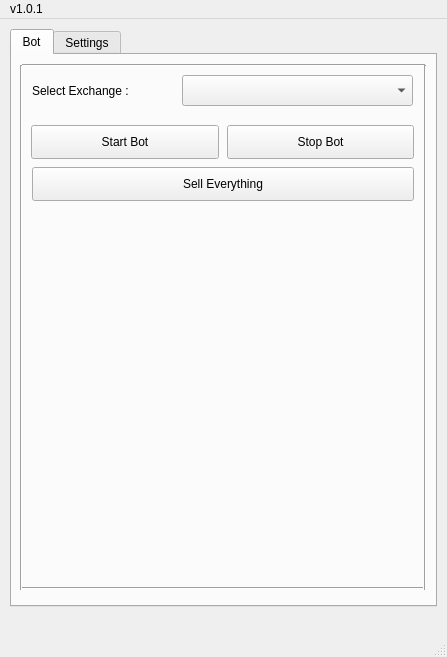
<?xml version="1.0" encoding="UTF-8"?>
<ui version="4.0">
 <class>MainWindow</class>
 <widget class="QMainWindow" name="MainWindow">
  <property name="geometry">
   <rect>
    <x>0</x>
    <y>0</y>
    <width>447</width>
    <height>657</height>
   </rect>
  </property>
  <property name="windowTitle">
   <string>MainWindow</string>
  </property>
  <widget class="QWidget" name="centralwidget">
   <widget class="QTabWidget" name="tabs">
    <property name="geometry">
     <rect>
      <x>10</x>
      <y>10</y>
      <width>427</width>
      <height>578</height>
     </rect>
    </property>
    <property name="currentIndex">
     <number>0</number>
    </property>
    <widget class="QWidget" name="tab_2">
     <attribute name="title">
      <string>Bot</string>
     </attribute>
     <widget class="Line" name="line_3">
      <property name="geometry">
       <rect>
        <x>0</x>
        <y>10</y>
        <width>19</width>
        <height>525</height>
       </rect>
      </property>
      <property name="orientation">
       <enum>Qt::Vertical</enum>
      </property>
     </widget>
     <widget class="Line" name="line_4">
      <property name="geometry">
       <rect>
        <x>10</x>
        <y>525</y>
        <width>401</width>
        <height>17</height>
       </rect>
      </property>
      <property name="orientation">
       <enum>Qt::Horizontal</enum>
      </property>
     </widget>
     <widget class="QPushButton" name="sell_button">
      <property name="geometry">
       <rect>
        <x>20</x>
        <y>112</y>
        <width>382</width>
        <height>34</height>
       </rect>
      </property>
      <property name="text">
       <string>Sell Everything</string>
      </property>
     </widget>
     <widget class="QPushButton" name="stop_button">
      <property name="geometry">
       <rect>
        <x>215</x>
        <y>70</y>
        <width>187</width>
        <height>34</height>
       </rect>
      </property>
      <property name="text">
       <string>Stop Bot</string>
      </property>
     </widget>
     <widget class="QPushButton" name="start_button">
      <property name="geometry">
       <rect>
        <x>19</x>
        <y>70</y>
        <width>188</width>
        <height>34</height>
       </rect>
      </property>
      <property name="text">
       <string>Start Bot</string>
      </property>
     </widget>
     <widget class="Line" name="line_2">
      <property name="geometry">
       <rect>
        <x>10</x>
        <y>0</y>
        <width>403</width>
        <height>21</height>
       </rect>
      </property>
      <property name="orientation">
       <enum>Qt::Horizontal</enum>
      </property>
     </widget>
     <widget class="Line" name="line_6">
      <property name="geometry">
       <rect>
        <x>403</x>
        <y>10</y>
        <width>21</width>
        <height>525</height>
       </rect>
      </property>
      <property name="orientation">
       <enum>Qt::Vertical</enum>
      </property>
     </widget>
     <widget class="QLabel" name="label">
      <property name="geometry">
       <rect>
        <x>20</x>
        <y>20</y>
        <width>141</width>
        <height>31</height>
       </rect>
      </property>
      <property name="layoutDirection">
       <enum>Qt::LeftToRight</enum>
      </property>
      <property name="text">
       <string>Select Exchange : </string>
      </property>
      <property name="alignment">
       <set>Qt::AlignLeading|Qt::AlignLeft|Qt::AlignVCenter</set>
      </property>
     </widget>
     <widget class="QComboBox" name="select_exchange">
      <property name="geometry">
       <rect>
        <x>170</x>
        <y>20</y>
        <width>231</width>
        <height>31</height>
       </rect>
      </property>
     </widget>
     <widget class="QWidget" name="gridLayoutWidget">
      <property name="geometry">
       <rect>
        <x>20</x>
        <y>160</y>
        <width>381</width>
        <height>361</height>
       </rect>
      </property>
      <layout class="QGridLayout" name="bot_log"/>
     </widget>
    </widget>
    <widget class="QWidget" name="tab_3">
     <attribute name="title">
      <string>Settings</string>
     </attribute>
     <widget class="Line" name="line_10">
      <property name="geometry">
       <rect>
        <x>0</x>
        <y>10</y>
        <width>19</width>
        <height>525</height>
       </rect>
      </property>
      <property name="orientation">
       <enum>Qt::Vertical</enum>
      </property>
     </widget>
     <widget class="Line" name="line_12">
      <property name="geometry">
       <rect>
        <x>10</x>
        <y>0</y>
        <width>401</width>
        <height>21</height>
       </rect>
      </property>
      <property name="orientation">
       <enum>Qt::Horizontal</enum>
      </property>
     </widget>
     <widget class="Line" name="line_15">
      <property name="geometry">
       <rect>
        <x>10</x>
        <y>525</y>
        <width>401</width>
        <height>21</height>
       </rect>
      </property>
      <property name="orientation">
       <enum>Qt::Horizontal</enum>
      </property>
     </widget>
     <widget class="QLabel" name="label_3">
      <property name="geometry">
       <rect>
        <x>20</x>
        <y>20</y>
        <width>380</width>
        <height>21</height>
       </rect>
      </property>
      <property name="text">
       <string>Exchange Settings</string>
      </property>
     </widget>
     <widget class="QLabel" name="label_20">
      <property name="geometry">
       <rect>
        <x>20</x>
        <y>240</y>
        <width>380</width>
        <height>31</height>
       </rect>
      </property>
      <property name="text">
       <string>Blacklisted Coins</string>
      </property>
     </widget>
     <widget class="QTableWidget" name="blacklist_table">
      <property name="geometry">
       <rect>
        <x>20</x>
        <y>274</y>
        <width>380</width>
        <height>165</height>
       </rect>
      </property>
      <property name="horizontalScrollBarPolicy">
       <enum>Qt::ScrollBarAlwaysOff</enum>
      </property>
      <property name="autoScroll">
       <bool>true</bool>
      </property>
      <property name="tabKeyNavigation">
       <bool>true</bool>
      </property>
      <property name="showDropIndicator" stdset="0">
       <bool>false</bool>
      </property>
      <property name="dragEnabled">
       <bool>true</bool>
      </property>
      <property name="dragDropOverwriteMode">
       <bool>true</bool>
      </property>
      <property name="verticalScrollMode">
       <enum>QAbstractItemView::ScrollPerItem</enum>
      </property>
      <property name="showGrid">
       <bool>true</bool>
      </property>
      <property name="sortingEnabled">
       <bool>false</bool>
      </property>
      <property name="wordWrap">
       <bool>true</bool>
      </property>
      <property name="cornerButtonEnabled">
       <bool>true</bool>
      </property>
      <property name="columnCount">
       <number>3</number>
      </property>
      <attribute name="horizontalHeaderStretchLastSection">
       <bool>true</bool>
      </attribute>
      <attribute name="verticalHeaderHighlightSections">
       <bool>true</bool>
      </attribute>
      <attribute name="verticalHeaderShowSortIndicator" stdset="0">
       <bool>false</bool>
      </attribute>
      <column>
       <property name="text">
        <string>Coin</string>
       </property>
      </column>
      <column>
       <property name="text">
        <string>Exchange</string>
       </property>
      </column>
      <column>
       <property name="text">
        <string>Delete</string>
       </property>
      </column>
     </widget>
     <widget class="Line" name="line_16">
      <property name="geometry">
       <rect>
        <x>403</x>
        <y>10</y>
        <width>21</width>
        <height>525</height>
       </rect>
      </property>
      <property name="orientation">
       <enum>Qt::Vertical</enum>
      </property>
     </widget>
     <widget class="QPushButton" name="add_blacklist">
      <property name="geometry">
       <rect>
        <x>288</x>
        <y>450</y>
        <width>112</width>
        <height>34</height>
       </rect>
      </property>
      <property name="text">
       <string>Add Coin</string>
      </property>
     </widget>
     <widget class="QComboBox" name="blacklist_exchange">
      <property name="geometry">
       <rect>
        <x>193</x>
        <y>454</y>
        <width>84</width>
        <height>27</height>
       </rect>
      </property>
      <item>
       <property name="text">
        <string>Bittrex</string>
       </property>
      </item>
     </widget>
     <widget class="QLineEdit" name="coin_blacklist">
      <property name="geometry">
       <rect>
        <x>20</x>
        <y>454</y>
        <width>161</width>
        <height>27</height>
       </rect>
      </property>
     </widget>
     <widget class="Line" name="line_14">
      <property name="geometry">
       <rect>
        <x>10</x>
        <y>224</y>
        <width>400</width>
        <height>21</height>
       </rect>
      </property>
      <property name="orientation">
       <enum>Qt::Horizontal</enum>
      </property>
     </widget>
     <widget class="QWidget" name="gridLayoutWidget_5">
      <property name="geometry">
       <rect>
        <x>20</x>
        <y>50</y>
        <width>381</width>
        <height>171</height>
       </rect>
      </property>
      <layout class="QGridLayout" name="gridLayout">
       <property name="sizeConstraint">
        <enum>QLayout::SetDefaultConstraint</enum>
       </property>
       <item row="0" column="0">
        <layout class="QGridLayout" name="gridLayout_2">
         <property name="spacing">
          <number>10</number>
         </property>
         <item row="1" column="1">
          <widget class="QLineEdit" name="settings_key">
           <property name="sizePolicy">
            <sizepolicy hsizetype="Expanding" vsizetype="Fixed">
             <horstretch>0</horstretch>
             <verstretch>0</verstretch>
            </sizepolicy>
           </property>
          </widget>
         </item>
         <item row="1" column="0">
          <widget class="QLabel" name="label_4">
           <property name="text">
            <string>Bittrex Key</string>
           </property>
          </widget>
         </item>
         <item row="0" column="0">
          <widget class="QLabel" name="label_6">
           <property name="layoutDirection">
            <enum>Qt::LeftToRight</enum>
           </property>
           <property name="text">
            <string>BTC # per Position</string>
           </property>
           <property name="alignment">
            <set>Qt::AlignLeading|Qt::AlignLeft|Qt::AlignVCenter</set>
           </property>
          </widget>
         </item>
         <item row="2" column="1">
          <widget class="QLineEdit" name="settings_secret">
           <property name="sizePolicy">
            <sizepolicy hsizetype="Expanding" vsizetype="Fixed">
             <horstretch>0</horstretch>
             <verstretch>0</verstretch>
            </sizepolicy>
           </property>
          </widget>
         </item>
         <item row="2" column="0">
          <widget class="QLabel" name="label_5">
           <property name="text">
            <string>Bittrex Secret</string>
           </property>
          </widget>
         </item>
         <item row="0" column="1">
          <widget class="QLineEdit" name="settings_key_2">
           <property name="sizePolicy">
            <sizepolicy hsizetype="Expanding" vsizetype="Fixed">
             <horstretch>0</horstretch>
             <verstretch>0</verstretch>
            </sizepolicy>
           </property>
          </widget>
         </item>
        </layout>
       </item>
       <item row="2" column="0">
        <widget class="QPushButton" name="save_exchange">
         <property name="text">
          <string>Save Settings</string>
         </property>
        </widget>
       </item>
      </layout>
     </widget>
     <widget class="QLabel" name="key_value">
      <property name="geometry">
       <rect>
        <x>470</x>
        <y>460</y>
        <width>331</width>
        <height>21</height>
       </rect>
      </property>
      <property name="text">
       <string/>
      </property>
     </widget>
     <widget class="QLabel" name="secret_value">
      <property name="geometry">
       <rect>
        <x>490</x>
        <y>490</y>
        <width>311</width>
        <height>21</height>
       </rect>
      </property>
      <property name="text">
       <string/>
      </property>
     </widget>
     <widget class="QLabel" name="verification">
      <property name="geometry">
       <rect>
        <x>208</x>
        <y>500</y>
        <width>191</width>
        <height>21</height>
       </rect>
      </property>
      <property name="text">
       <string>FAILED</string>
      </property>
     </widget>
     <widget class="QLabel" name="label_15">
      <property name="geometry">
       <rect>
        <x>20</x>
        <y>500</y>
        <width>180</width>
        <height>21</height>
       </rect>
      </property>
      <property name="text">
       <string>Key/Secret Verification:</string>
      </property>
     </widget>
    </widget>
   </widget>
  </widget>
  <widget class="QMenuBar" name="menubar">
   <property name="geometry">
    <rect>
     <x>0</x>
     <y>0</y>
     <width>447</width>
     <height>31</height>
    </rect>
   </property>
   <widget class="QMenu" name="menuPrism_v2">
    <property name="title">
     <string>v1.0.1</string>
    </property>
   </widget>
   <addaction name="menuPrism_v2"/>
  </widget>
  <widget class="QStatusBar" name="statusbar"/>
  <action name="actionV1_0_0">
   <property name="text">
    <string>v1.0.0</string>
   </property>
  </action>
 </widget>
 <tabstops>
  <tabstop>tabs</tabstop>
  <tabstop>select_exchange</tabstop>
  <tabstop>start_button</tabstop>
  <tabstop>stop_button</tabstop>
  <tabstop>sell_button</tabstop>
  <tabstop>settings_key</tabstop>
  <tabstop>settings_secret</tabstop>
  <tabstop>save_exchange</tabstop>
  <tabstop>blacklist_table</tabstop>
  <tabstop>coin_blacklist</tabstop>
  <tabstop>blacklist_exchange</tabstop>
  <tabstop>add_blacklist</tabstop>
 </tabstops>
 <resources/>
 <connections/>
</ui>
